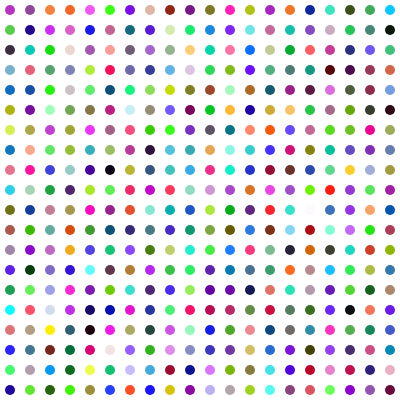
Frame 1 (no input)
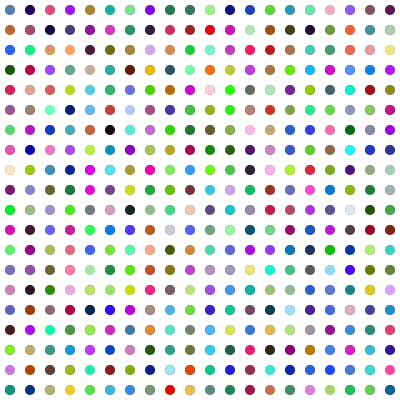
Frame 2 (the mouse pressed at the canvas centre, redrawn once)

The p5.js sketch that drew these frames (run headless with seeded random() and noise() and a simulated clock; the mouse was pressed at the canvas centre and the sketch redrawn once):

// p5.js sketch
// ── sketch.js
function setup() {
  createCanvas(400,400)
  noLoop();
}

function draw() {
  noStroke()
    for(var i=0; i < width; i += 20)
    {
    for(var j=0; j < height; j += 20)
    {
     fill(random(0,255),random(0,255),random(0,255)) 
     ellipse(i+10,j+10,10,10)
    }
}
}
